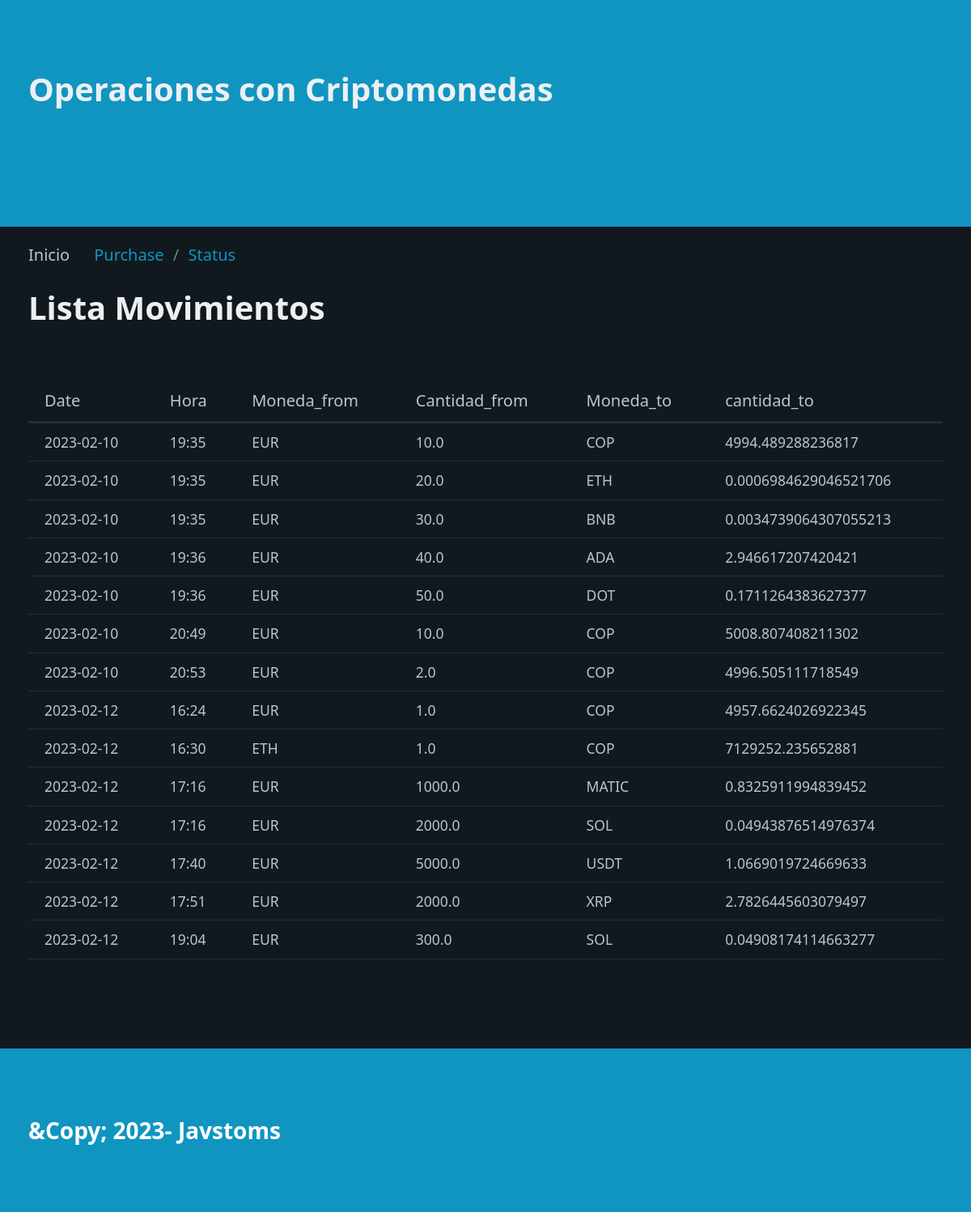
Before: / with the older database file.
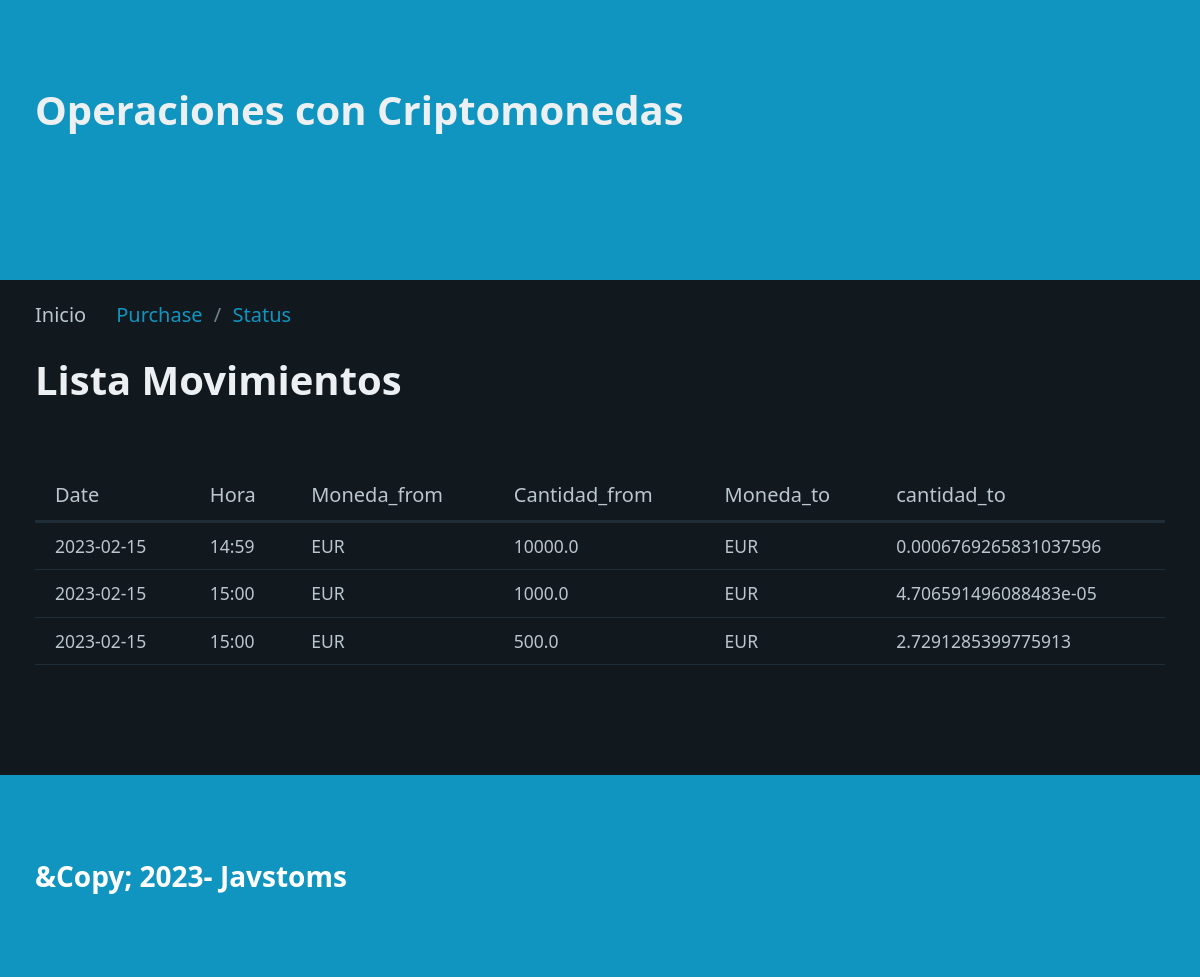
After: the same page with the newer database file.
### tables this page shows
CREATE TABLE "criptos" (
	"id"	INTEGER,
	"date"	TEXT NOT NULL,
	"hora"	TEXT NOT NULL,
	"Moneda_from"	TEXT NOT NULL,
	"Cantidad_from"	REAL NOT NULL,
	"Moneda_to"	TEXT NOT NULL,
	"cantidad_to"	REAL NOT NULL,
	PRIMARY KEY("id" AUTOINCREMENT)
);

### registros_ig/routes.py (the view)
@app.route("/")
def index():
    registros=select_all()
    return render_template("index.html", pageTitle="Registro y movimientos de Criptomonedas",data=registros, page='Inicio')

### registros_ig/models.py (called while the page is built)
def select_all():
    connet=Conexion("SELECT id,date,hora,Moneda_from,Cantidad_from,Moneda_to, cantidad_to FROM criptos order by date;")
    filas = connet.cur.fetchall()#capturo las filas de datos
    columnas = connet.res.description#capturo los nombres de columnas
    resultado = []#lista para guardar diccionario
    for fila in filas:
        dato = {}#diccionario para cada registro
        posicion = 0#posicion columna
        for campo in columnas:
            dato[campo[0]]=fila[posicion]
            posicion += 1
        resultado.append(dato)
    connet.con.close()
    return resultado

### registros_ig/templates/index.html
{% extends "base.html" %}
{%block section%}
<h1> Lista Movimientos</h1>
<table id="movements_table">
    <thead>
        <tr>
            <th>Date</th>
            <th>Hora</th>
            <th>Moneda_from</th>
            <th>Cantidad_from</th>
            <th>Moneda_to</th>
            <th>cantidad_to</th>
        </tr>
    </thead>
    <tbody>
        {%for movements in data%}
        <tr>
            <td>{{movements.date}}</td>
            <td>{{movements.hora}}</td>
            <td>{{movements.Moneda_from}}</td>
            <td>{{movements.Cantidad_from}}</td>
            <td>{{movements.Moneda_to}}</td>
            <td>{{movements.cantidad_to}}</td>
        </tr>
        {% endfor %}
    </tbody>
</table>
{%endblock%}

### registros_ig/templates/base.html (shortened to what this page needs)
<!DOCTYPE html>
<html lang="en">
<head>
    <link rel="stylesheet" href="/static/css/pico.css">
    <link rel="stylesheet" href="/static/css/styles.css">
</head>
<body>
    <header>
        <div class="container">
            <h1>Operaciones con Criptomonedas</h1>
        </div>
    </header>
    <nav class="container" aria-label="breadcrumb">
        <ul>
            {% if page == "Inicio" %}
            <li>Inicio</li>
            <li><a href="/purchase">Purchase</a></li>
            <li><a href="/status">Status</a></li>
            {% endif %}
        </ul>
    </nav>
    <section class ="container">
        {% block section %}
        {% endblock %}
    </section>
    <footer>
        <div class="container">
            &Copy; 2023- Javstoms
        </div>
    </footer>
</body>
</html>

### registros_ig/static/css/styles.css (style rules this page uses)
header,footer { background-color: var(--primary); color: var(--primary-inverse); font-size: 1.4em; font-weight: bold; }
body { min-height: 100vh; display: grid; grid-template-rows: auto 1fr auto; margin: 0 }

Changed rows visible on the page:
removed criptos: date "2023-02-10", hora "19:35", Moneda_from "EUR", Cantidad_from "10.0", Moneda_to "COP", cantidad_to "4994.489288236817"
removed criptos: date "2023-02-10", hora "19:35", Moneda_from "EUR", Cantidad_from "20.0", Moneda_to "ETH", cantidad_to "0.0006984629046521706"
removed criptos: date "2023-02-10", hora "19:35", Moneda_from "EUR", Cantidad_from "30.0", Moneda_to "BNB", cantidad_to "0.0034739064307055213"
removed criptos: date "2023-02-10", hora "19:36", Moneda_from "EUR", Cantidad_from "40.0", Moneda_to "ADA", cantidad_to "2.946617207420421"
removed criptos: date "2023-02-10", hora "19:36", Moneda_from "EUR", Cantidad_from "50.0", Moneda_to "DOT", cantidad_to "0.1711264383627377"
removed criptos: date "2023-02-10", hora "20:49", Moneda_from "EUR", Cantidad_from "10.0", Moneda_to "COP", cantidad_to "5008.807408211302"
removed criptos: date "2023-02-10", hora "20:53", Moneda_from "EUR", Cantidad_from "2.0", Moneda_to "COP", cantidad_to "4996.505111718549"
removed criptos: date "2023-02-12", hora "16:24", Moneda_from "EUR", Cantidad_from "1.0", Moneda_to "COP", cantidad_to "4957.6624026922345"
removed criptos: date "2023-02-12", hora "16:30", Moneda_from "ETH", Cantidad_from "1.0", Moneda_to "COP", cantidad_to "7129252.235652881"
removed criptos: date "2023-02-12", hora "17:16", Moneda_from "EUR", Cantidad_from "1000.0", Moneda_to "MATIC", cantidad_to "0.8325911994839452"
removed criptos: date "2023-02-12", hora "17:16", Moneda_from "EUR", Cantidad_from "2000.0", Moneda_to "SOL", cantidad_to "0.04943876514976374"
removed criptos: date "2023-02-12", hora "17:40", Moneda_from "EUR", Cantidad_from "5000.0", Moneda_to "USDT", cantidad_to "1.0669019724669633"
removed criptos: date "2023-02-12", hora "17:51", Moneda_from "EUR", Cantidad_from "2000.0", Moneda_to "XRP", cantidad_to "2.7826445603079497"
removed criptos: date "2023-02-12", hora "19:04", Moneda_from "EUR", Cantidad_from "300.0", Moneda_to "SOL", cantidad_to "0.04908174114663277"
added criptos: date "2023-02-15", hora "14:59", Moneda_from "EUR", Cantidad_from "10000.0", Moneda_to "EUR", cantidad_to "0.0006769265831037596"
added criptos: date "2023-02-15", hora "15:00", Moneda_from "EUR", Cantidad_from "1000.0", Moneda_to "EUR", cantidad_to "4.706591496088483e-05"
added criptos: date "2023-02-15", hora "15:00", Moneda_from "EUR", Cantidad_from "500.0", Moneda_to "EUR", cantidad_to "2.7291285399775913"
